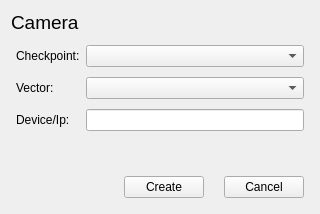
<?xml version="1.0" encoding="UTF-8"?>
<ui version="4.0">
 <class>wCreateCameraPanel</class>
 <widget class="QWidget" name="wCreateCameraPanel">
  <property name="geometry">
   <rect>
    <x>0</x>
    <y>0</y>
    <width>320</width>
    <height>214</height>
   </rect>
  </property>
  <property name="maximumSize">
   <size>
    <width>350</width>
    <height>280</height>
   </size>
  </property>
  <property name="windowTitle">
   <string>BACS Camera</string>
  </property>
  <layout class="QGridLayout" name="gridLayout">
   <item row="3" column="0">
    <layout class="QHBoxLayout" name="horizontalLayout">
     <property name="spacing">
      <number>20</number>
     </property>
     <property name="leftMargin">
      <number>5</number>
     </property>
     <property name="topMargin">
      <number>5</number>
     </property>
     <property name="rightMargin">
      <number>5</number>
     </property>
     <property name="bottomMargin">
      <number>5</number>
     </property>
     <item>
      <spacer name="horizontalSpacer">
       <property name="orientation">
        <enum>Qt::Horizontal</enum>
       </property>
       <property name="sizeHint" stdset="0">
        <size>
         <width>40</width>
         <height>20</height>
        </size>
       </property>
      </spacer>
     </item>
     <item>
      <widget class="QPushButton" name="btnCreate">
       <property name="text">
        <string>Create</string>
       </property>
      </widget>
     </item>
     <item>
      <widget class="QPushButton" name="btnCancel">
       <property name="text">
        <string>Cancel</string>
       </property>
      </widget>
     </item>
    </layout>
   </item>
   <item row="1" column="0">
    <layout class="QFormLayout" name="formLayout">
     <property name="verticalSpacing">
      <number>10</number>
     </property>
     <property name="leftMargin">
      <number>5</number>
     </property>
     <property name="topMargin">
      <number>5</number>
     </property>
     <property name="rightMargin">
      <number>5</number>
     </property>
     <property name="bottomMargin">
      <number>5</number>
     </property>
     <item row="0" column="0">
      <widget class="QLabel" name="lblCheckpoint">
       <property name="text">
        <string>Checkpoint:</string>
       </property>
      </widget>
     </item>
     <item row="0" column="1">
      <widget class="QComboBox" name="cmbCheckpoint"/>
     </item>
     <item row="1" column="0">
      <widget class="QLabel" name="lblVector">
       <property name="text">
        <string>Vector:</string>
       </property>
      </widget>
     </item>
     <item row="1" column="1">
      <widget class="QComboBox" name="cmbVector"/>
     </item>
     <item row="2" column="0">
      <widget class="QLabel" name="lblDevice">
       <property name="text">
        <string>Device/Ip:</string>
       </property>
      </widget>
     </item>
     <item row="2" column="1">
      <widget class="QLineEdit" name="tbDevice"/>
     </item>
    </layout>
   </item>
   <item row="0" column="0">
    <widget class="QLabel" name="label_4">
     <property name="font">
      <font>
       <pointsize>14</pointsize>
      </font>
     </property>
     <property name="text">
      <string>Camera</string>
     </property>
    </widget>
   </item>
   <item row="2" column="0">
    <spacer name="verticalSpacer">
     <property name="orientation">
      <enum>Qt::Vertical</enum>
     </property>
     <property name="sizeHint" stdset="0">
      <size>
       <width>20</width>
       <height>40</height>
      </size>
     </property>
    </spacer>
   </item>
  </layout>
 </widget>
 <resources/>
 <connections/>
</ui>
